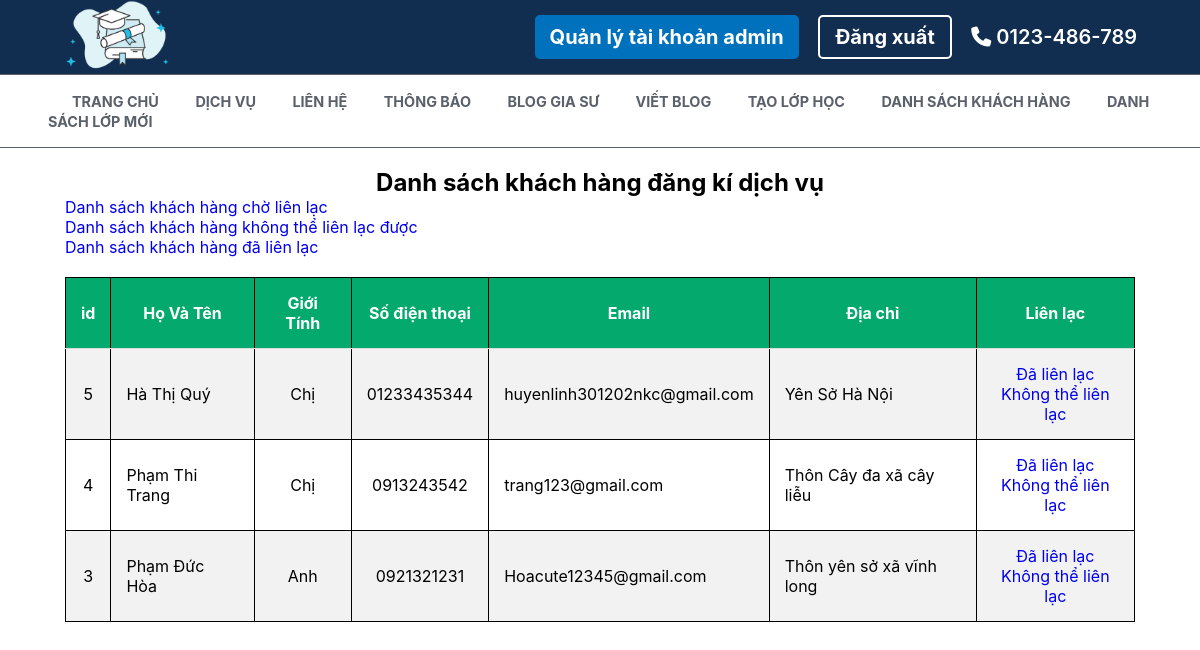
The app's page /admin/client/0 (signed in) with its own data.
### tables this page shows
CREATE TABLE `client` (
  `id` int(11) NOT NULL,
  `name` varchar(35) NOT NULL,
  `gender` tinyint(4) NOT NULL,
  `email` varchar(150) NOT NULL,
  `phone` varchar(15) NOT NULL,
  `address` varchar(250) NOT NULL,
  `type` tinyint(4) NOT NULL DEFAULT 1
);

### src/core/Controllers.php (called while the page is built, shortened)
<?php
    class Controllers{
        protected function view($template,$view,$name_page,$data=[]){
            $actual_link = $this->getUrl();
            require_once "./src/views/template/". $template .".php";
        }
        protected function getUrl(){
            if ("$_SERVER[HTTP_HOST]" == "localhost"){
                return "/web_gia_su";
            }
            return "http://$_SERVER[HTTP_HOST]";
        }
    }
?>

### src/controllers/admin.php (called while the page is built, shortened)
<?php
class admin extends Controllers{
    public function client($data = []){
        $type = "1";
        if (isset($data[0])){
            $type = $data[0];
        }
        $clients = $this->model("clientModels");
        $clients = $clients->selectValues($type);
        $this->view("user","user/viewClient","Xem khách hàng",[$clients]);
    }
}

### src/core/App.php (called while the page is built, shortened)
<?php
class App{
    private $url = [];
    private $controller = "home";
    private $action = "read";
    function __construct() {
        $this->route = $this->url?array_values($this->url):[];
        call_user_func([$this->controller, $this->action], $this->route);
    }
    public function ConvertUrl(){
        if(isset($_GET['url'])){
            $this->url = explode("/", trim($_GET['url']));
        }
    }
    public function getController(){
        if (isset($this->url[0])){
            if (file_exists("./src/controllers/". strtolower($this->url[0]) .".php")){
                $this->controller = strtolower($this->url[0]);
            }else{
                $this->controller = "home";
            }
        }
        $this->controller = new $this->controller;
    }
    public function getAction(){
        if (isset($this->url[1])){
            if (method_exists($this->controller, strtolower($this->url[1]))){
                $this->action = strtolower($this->url[1]);
            }else{
                $this->action = "errors";
            }
        }
    }
}
?>

### index.php (called while the page is built, shortened)
<?php
    $app = new App();
?>

### src/core/ConnectDB.php (called while the page is built, shortened)
<?php
    class ConnectDB{
        private $hostname = 'db4';
        private $user = 'root';
        private $password = 'mypassword';
        private $nameDB = 'testdb';
        function __construct(){
            $this->connection = mysqli_connect("$this->hostname","$this->user","$this->password","$this->nameDB");
        }
    }
?>

### src/models/clientModels.php (called while the page is built, shortened)
<?php
class clientModels extends ConnectDB{
    function selectValues($type){
        $sql = "SELECT * FROM `client` WHERE `type`='$type' ORDER BY `id` DESC";
        $subJect = mysqli_query($this->connection,$sql);
        return $subJect;
    }
}

### src/views/content/user/viewClient.php (the view, shortened to what this page needs)
<link rel="stylesheet" href="<?php echo $actual_link ?>/public/css/detail_blog.css">
<section class="container-main">
    <br>
    <h2 style="text-align: center">
        Danh sách khách hàng đăng kí dịch vụ
    </h2>
<table>
  <a href="<?php echo $actual_link ?>/admin/client" style="margin-left: 50px;">Danh sách khách hàng chờ liên lạc</a>
  <br>
  <a href="<?php echo $actual_link ?>/admin/client/0" style="margin-left: 50px;">Danh sách khách hàng không thể liên lạc được</a>
  <br>
  <a href="<?php echo $actual_link ?>/admin/client/2" style="margin-left: 50px;">Danh sách khách hàng đã liên lạc</a>
  <tr>
    <th style="text-align: center">id</th>
    <th style="text-align: center">Họ Và Tên</th>
    <th style="text-align: center">Giới Tính</th>
    <th style="text-align: center">Số điện thoại</th>
    <th style="text-align: center">Email</th>
    <th style="text-align: center">Địa chỉ</th>
    <th style="text-align: center">Liên lạc</th>
  </tr>
  <?php foreach ($data[0] as $client) { ?>
    <tr>
        <td style="text-align: center">
            <?= $client['id'] ?>
        </td>
        <td>
            <?= $client['name'] ?>
        </td>
        <td style="text-align: center">
            <?php if ($client['gender'] == 0){
                echo "Chị";
            }else{
                echo "Anh";
            }
            ?>
        </td>
        <td style="text-align: center">
            <?= $client['phone'] ?>
        </td>
        <td>
            <?= $client['email'] ?>
        </td>
        <td>
            <?= $client['address'] ?>
        </td>
        <td style="text-align: center">
            <a href="<?php echo $actual_link ?>/admin/set_client/<?= $client['id']?>/2">
                Đã liên lạc
            </a>
            <br>
            <a href="<?php echo $actual_link ?>/admin/set_client/<?= $client['id']?>/0">
                Không thể liên lạc
            </a>
        </td>
    </tr>
  <?php } ?>
</table>
</section>

### public/css/detail_blog.css (style rules this page uses)
* { font-family :-apple-system,BlinkMacSystemFont,"Segoe UI",Roboto,"Helvetica Neue",Arial,sans-serif,"Apple Color Emoji","Segoe UI Emoji","Segoe UI Symbol"; margin: 0; padding: 0; box-sizing: border-box; outline: none; border: 0; text-decoration: none; list-style: none; transition: all .3s ease; max-width: 100%; }
html { scroll-behavior: smooth; }
:root { --main-color: #be9c79; --black-color: #333; --white-color: #fff; --light-color: #666; --border-color: .1rem solid var(--black-color); --box-shadow: 0 .5rem 1rem rgba(0,0,0,.1); --border-color: .1rem solid var(--black-color); --white-color: #fff; --blue-head: #112e51; --blue: #007bff; --pink: #e83e8c; --red: #dc3545; --orange: #fd7e14; --yellow: #ffc107; --green: #28a745; --teal: #20c997; --cyan: #17a2b8; --white: #fff; --gray: #6c757d; --gray-dark: #343a40; --primary: #0071bc; --secondary: #6c757d; --success: #28a745; --info: #17a2b8; --warning: #ffc107; --danger: #dc3545; --light: #f8f9fa; --dark: #343a40; --black: #212529; --color-text: #5b616b; --font-family-sans-serif: -apple-system,BlinkMacSystemFont,"Segoe UI",Roboto,"Helvetica Neue",Arial,sans-serif,"Apple Color Emoji","Segoe UI Emoji","Segoe UI Symbol"; --font-family-monospace: SFMono-Regular,Menlo,Monaco,Consolas,"Liberation Mono","Courier New",monospace; }
.container-main { min-height: 100vh; max-width: 100%; padding-right: 15px; padding-left: 15px; margin-left: auto; margin-right: auto; }
.container-main th, td { padding: 15px; text-align: left; }
.container-main th, td { border-bottom: 1px solid #ddd; }
.container-main tr:nth-child(even) { background-color: #f2f2f2; }
.container-main th { background-color: #04AA6D; color: white; }

### src/views/content/user/viewClient.php (style rules this page uses)
table, td, th { border: 1px solid black; text-align: left; }
table { border-collapse: collapse; width: calc(100% - 100px); margin: 50px; margin-top: 20px; }
th { text-align: left; }

### records on screen
client: id "5", name "Hà Thị Quý", gender "Chị", phone "01233435344", email "huyenlinh301202nkc@gmail.com", address "Yên Sở Hà Nội"
client: id "4", name "Phạm Thi Trang", gender "Chị", phone "0913243542", email "trang123@gmail.com", address "Thôn Cây đa xã cây liễu"
client: id "3", name "Phạm Đức Hòa", gender "Anh", phone "0921321231", email "Hoacute12345@gmail.com", address "Thôn yên sở xã vĩnh long"
